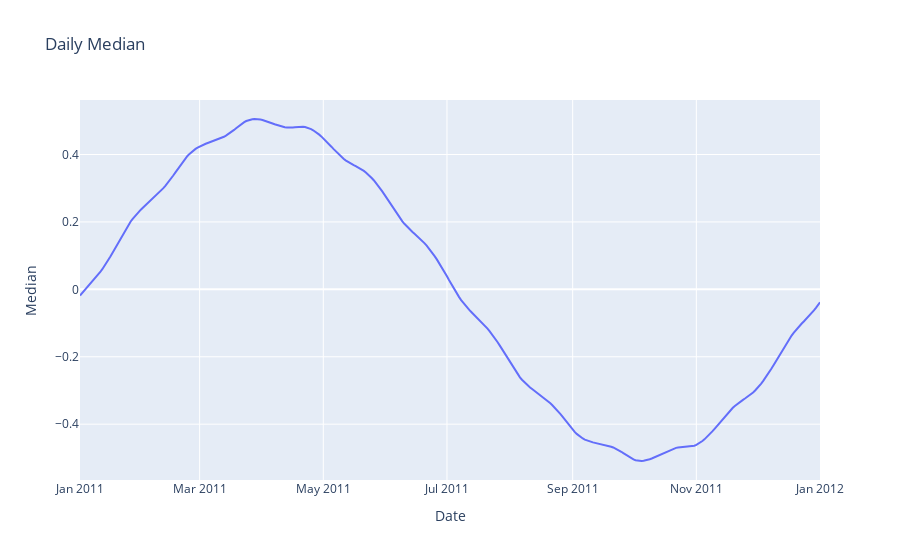

Source (notebook cell):
### Code cell
fig = go.Figure(data=go.Scatter(x=date_list, y=calculate_relative_radial_velocity(date_list)))
fig.update_layout(title="Daily Median", xaxis_title="Date", yaxis_title="Median")
fig.show()

### Figure 1 — Plotly figure (JSON) as saved in the notebook; plotly's stock layout.template omitted (floating-point values rounded to 4 significant figures; data arrays with more than 128 entries replaced by an {"elided": "..."} marker saying what was removed)
{"data": [{"type": "scatter", "x": {"elided": "366 str values"}, "y": {"elided": "366 float values"}}], "layout": {"autosize": true, "title": {"text": "Daily Median"}, "xaxis": {"autorange": true, "range": ["2011-01-01", "2012-01-01"], "title": {"text": "Date"}, "type": "date"}, "yaxis": {"autorange": true, "range": [-0.5656, 0.5617], "title": {"text": "Median"}, "type": "linear"}}}
